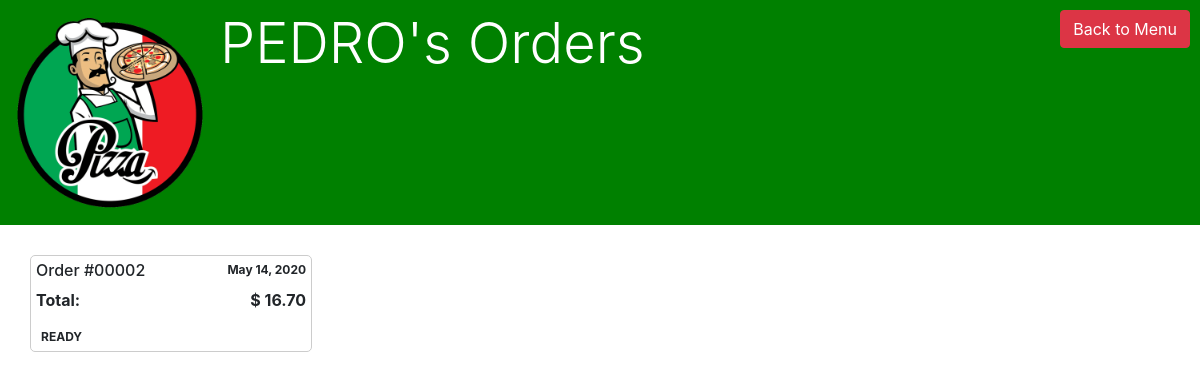
The page /shopping/ariel/orders (signed in) on the database its author committed.
### orders/models.py (models this page shows, shortened)
class Place(models.Model):
    name = models.CharField('Restaurant', max_length=100)
    address = models.CharField('Address', max_length=150)
    phone_number = models.CharField('Phone Number', max_length=17)
    image = models.ImageField(upload_to='owner/%Y/%m/%d')
    schedule = models.ManyToManyField(Schedule, related_name="opening")

### shoppingcart/models.py (models this page shows, shortened)
class Order(models.Model):
    DELIVERY_MODES = [
        ('D','Delivery'),
        ('T','Takeaway')
    ]
    STATUS_CHOICES = [
        ('1', 'Processing'),
        ('2', 'Preparing'),
        ('3', 'Delivering'),
        ('4', 'Ready'),
    ]
    order_number = models.AutoField(primary_key=True)
    user = models.ForeignKey(User, on_delete=models.CASCADE, related_name='orders')
    session_id = models.CharField(max_length=80)
    date_order = models.DateTimeField(auto_now_add=True)
    deli_mode = models.CharField(max_length=15, choices=DELIVERY_MODES, default='T')
    address = models.TextField(blank=True, null=True)
    status = models.CharField(max_length=15, choices=STATUS_CHOICES, default='1')
    total = models.FloatField(default=0.0)
    def __str__(self):
        return f"#{self.order_number:05d}"

### shoppingcart/views.py (the view)
# urls.py: path("<str:username>/orders", views.show_orders, name="orders_user"),
def show_orders(request, username):
    if not request.user.is_authenticated:
        return HttpResponseRedirect(reverse("orders:index"))
    context = {
        'user': request.user,
        'orders': Order.objects.select_related().filter(user=request.user)
        }
    return render(request, "shoppingcart/orders_user.html", context)

### orders/context_processors.py (called while the page is built)
def place_info(request):
    return {
        'PLACE': Place.objects.select_related().first(),
        }

### shoppingcart/templates/shoppingcart/orders_user.html (shortened to what this page needs)
{% extends "orders/base.html" %}
{% load static %}
{% load orders_tag %}
{%block css %}
<link rel="stylesheet" type="text/css" href="{% static 'shoppingcart/css/user_orders.css' %}">
<link rel="stylesheet" type="text/css" href="{% static 'css/profile.css' %}">
<link rel="stylesheet" type="text/css" href="{% static 'css/header.css' %}">
<link rel="stylesheet" type="text/css" href="{% static 'orders/css/show_place.css' %}">
<link rel="stylesheet" type="text/css" href="{% static 'orders/css/orders_manage.css' %}">
<link rel="stylesheet" type="text/css" href="{% static 'css/responsive_header.css' %}">
{% endblock %}
{% block body%}
<div class="mainPage">
    <div class="grid-header">
        <div class="place-info">
            <img src="{{PLACE.image.url}}" alt="{{ PLACE.name }}">
            <h1 class="display-4">{{user.username|upper}}'s Orders</h1>
        </div>
        <a id="btn-back-menu" class="btn btn-danger" href="{% url 'orders:profile'%}">Back to Menu</a>
    </div>
    <div class="grid-main order-user-main">
    {% for order in orders reversed%}
        <div class="order-user">
            <div class="order-user-header">
                <h6>Order {{order}}</h6>
                <span class='order-user-date'>{{order.date_order.date}}</span>
            </div>
            <div class="order-total">
                <p>Total:</p> <p>$ {{order.total|floatformat:2}}</p>
            </div>
            <div class="order-user-status" data-status="{{order.status}}">
                <p class="status-text">{{order.get_status_display|upper}}</p>
            </div>
        </div>
    {% empty %}
        <p>You don't have Orders. <a href="{% url 'orders:profile' %}">Go to make you first order</a>.</p>
    {% endfor %}
    </div>
</div>
{% endblock%}

### shoppingcart/static/shoppingcart/css/user_orders.css (style rules this page uses)
.status-text { font-size: 12px; font-weight: bold; margin-bottom: 0; margin-left: 5px; }

### static/css/header.css (style rules this page uses)
.grid-header { display: flex; flex-direction: row; justify-content: space-between; flex-wrap: nowrap; }
#btn-back-menu { position: absolute; top: 10px; right: 10px; }

### orders/static/orders/css/show_place.css (style rules this page uses)
.place-info { display: flex; }
.place-info img { width: 200px; align-self: center; }

### orders/static/orders/css/orders_manage.css (style rules this page uses)
.mainPage { display: -webkit-box; display: -moz-grid; display: grid; grid-template-areas: "header" "main" "footer"; grid-template-columns: 100%; grid-template-rows: auto; align-content: flex-start; justify-content: center; }
.grid-header { grid-area: header; position: relative; background-color: green; color: white; padding: 10px; }
.grid-header img { float: left; margin-right: 10px; }
.grid-main { grid-area: main; margin: 20px; overflow: scroll; }
.order-total { display: flex; justify-content: space-between; font-weight: bold; }
.order-user-main { display: flex; flex-wrap: wrap; align-items: flex-start; width: 100%; }
.order-user { margin: 10px; padding: 5px; border: 1px solid #ccc; border-radius: 5px; width: auto; }
.order-user-header { display: flex; justify-content: space-between; font-weight: bold; font-size: 12px; }

### rows shown on the page
Place: image (picture)
Order: order_number "#00002", date_order "May 14, 2020", total "16.70", status "READY"

### other values the page prints
{{ user.username|upper }} "PEDRO"
